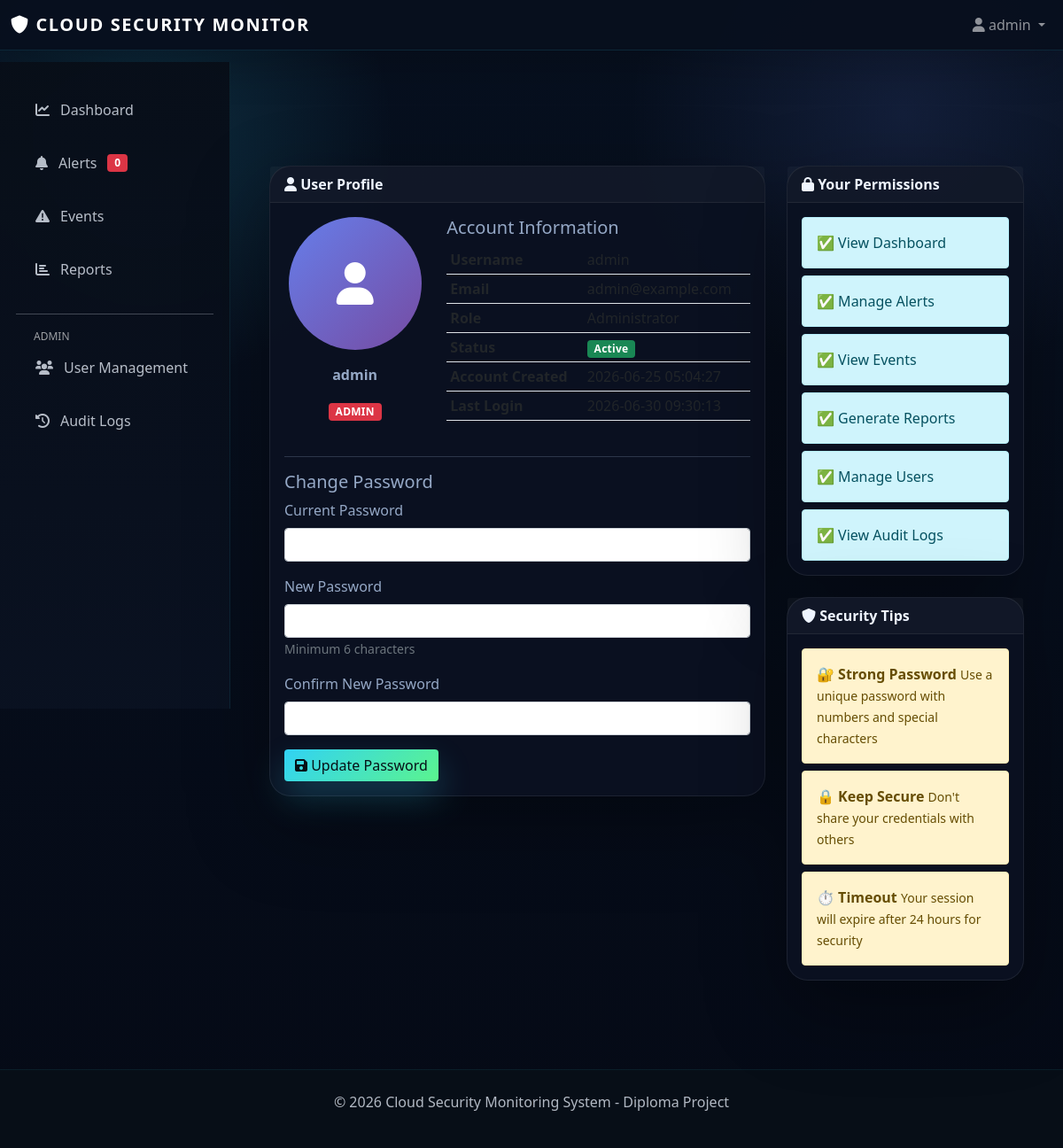
Page /auth/profile (signed in) on the committed database.
### models.py (models this page shows, shortened)
class User(UserMixin, db.Model):
    __tablename__ = 'users'
    id = db.Column(db.Integer, primary_key=True)
    username = db.Column(db.String(120), unique=True, nullable=False, index=True)
    email = db.Column(db.String(120), unique=True, nullable=False)
    password_hash = db.Column(db.String(255), nullable=False)
    role = db.Column(db.Enum(UserRole), default=UserRole.VIEWER, nullable=False)
    is_active = db.Column(db.Boolean, default=True)
    created_at = db.Column(db.DateTime, default=datetime.utcnow)
    last_login = db.Column(db.DateTime)
    failed_login_attempts = db.Column(db.Integer, default=0)
    login_logs = db.relationship('LoginLog', backref='user', lazy=True, cascade='all, delete-orphan')
    activity_logs = db.relationship('ActivityLog', backref='user', lazy=True, cascade='all, delete-orphan')

### auth.py (the view)
@auth_bp.route('/profile')
@login_required
def profile():
    return render_template('auth/profile.html', user=current_user)

### templates/auth/profile.html (shortened to what this page needs)
{% extends "base.html" %}
{% block content %}
<div class="container">
    <div class="row mt-4">
        <div class="col-md-8">
            <div class="card">
                <div class="card-header">
                    <i class="fas fa-user"></i> User Profile
                </div>
                <div class="card-body">
                    <div class="row mb-4">
                        <div class="col-md-4 text-center">
                            <div style="width: 150px; height: 150px; margin: 0 auto; background: linear-gradient(135deg, #667eea 0%, #764ba2 100%);
                                        border-radius: 50%; display: flex; align-items: center; justify-content: center; color: white; font-size: 48px;">
                                <i class="fas fa-user"></i>
                            </div>
                            <p class="mt-3"><strong>{{ current_user.username }}</strong></p>
                            <p>
                                {% if current_user.role.value == 'admin' %}
                                    <span class="badge bg-danger">ADMIN</span>
                                {% elif current_user.role.value == 'analyst' %}
                                    <span class="badge bg-warning">ANALYST</span>
                                {% else %}
                                    <span class="badge bg-secondary">VIEWER</span>
                                {% endif %}
                            </p>
                        </div>
                        <div class="col-md-8">
                            <h5>Account Information</h5>
                            <table class="table table-sm">
                                <tr>
                                    <th>Username</th>
                                    <td>{{ current_user.username }}</td>
                                </tr>
                                <tr>
                                    <th>Email</th>
                                    <td>{{ current_user.email }}</td>
                                </tr>
                                <tr>
                                    <th>Role</th>
                                    <td>
                                        {% if current_user.role.value == 'admin' %}
                                            Administrator
                                        {% elif current_user.role.value == 'analyst' %}
                                            Security Analyst
                                        {% else %}
                                            Viewer
                                        {% endif %}
                                    </td>
                                </tr>
                                <tr>
                                    <th>Status</th>
                                    <td>
                                        {% if current_user.is_active %}
                                            <span class="badge bg-success">Active</span>
                                        {% else %}
                                            <span class="badge bg-danger">Inactive</span>
                                        {% endif %}
                                    </td>
                                </tr>
                                <tr>
                                    <th>Account Created</th>
                                    <td>{{ current_user.created_at.strftime('%Y-%m-%d %H:%M:%S') }}</td>
                                </tr>
                                <tr>
                                    <th>Last Login</th>
                                    <td>
                                        {% if current_user.last_login %}
                                            {{ current_user.last_login.strftime('%Y-%m-%d %H:%M:%S') }}
                                        {% else %}
                                            Never
                                        {% endif %}
                                    </td>
                                </tr>
                            </table>
                        </div>
                    </div>
                    <hr>
                    <h5>Change Password</h5>
                    <form method="POST" action="/auth/change-password">
                        <div class="mb-3">
                            <label for="old_password" class="form-label">Current Password</label>
                            <input type="password" class="form-control" id="old_password" name="old_password" required>
                        </div>
                        <div class="mb-3">
                            <label for="new_password" class="form-label">New Password</label>
                            <input type="password" class="form-control" id="new_password" name="new_password" required>
                            <small class="text-muted">Minimum 6 characters</small>
                        </div>
                        <div class="mb-3">
                            <label for="confirm_password" class="form-label">Confirm New Password</label>
                            <input type="password" class="form-control" id="confirm_password" name="confirm_password" required>
                        </div>
                        <button type="submit" class="btn btn-primary">
                            <i class="fas fa-save"></i> Update Password
                        </button>
                    </form>
                </div>
            </div>
        </div>
        <div class="col-md-4">
            <div class="card mb-4">
                <div class="card-header">
                    <i class="fas fa-lock"></i> Your Permissions
                </div>
                <div class="card-body">
                    {% if current_user.role.value == 'admin' %}
                    <div class="alert alert-info mb-2">
                        ✅ View Dashboard
                    </div>
                    <div class="alert alert-info mb-2">
                        ✅ Manage Alerts
                    </div>
                    <div class="alert alert-info mb-2">
                        ✅ View Events
                    </div>
                    <div class="alert alert-info mb-2">
                        ✅ Generate Reports
                    </div>
                    <div class="alert alert-info mb-2">
                        ✅ Manage Users
                    </div>
                    <div class="alert alert-info mb-0">
                        ✅ View Audit Logs
                    </div>
                    {% else %}
                    <div class="alert alert-info mb-0">
                        ✅ View Dashboard (Read-only)
                    </div>
                    {% endif %}
                </div>
            </div>
            <div class="card">
                <div class="card-header">
                    <i class="fas fa-shield-alt"></i> Security Tips
                </div>
                <div class="card-body">
                    <div class="alert alert-warning mb-2">
                        <strong>🔐 Strong Password</strong>
                        <small>Use a unique password with numbers and special characters</small>
                    </div>
                    <div class="alert alert-warning mb-2">
                        <strong>🔒 Keep Secure</strong>
                        <small>Don't share your credentials with others</small>
                    </div>
                    <div class="alert alert-warning mb-0">
                        <strong>⏱️ Timeout</strong>
                        <small>Your session will expire after 24 hours for security</small>
                    </div>
                </div>
            </div>
        </div>
    </div>
</div>
{% endblock %}

### templates/base.html (shortened to what this page needs)
<!DOCTYPE html>
<html lang="en">
<head>
    <link href="https://cdn.jsdelivr.net/npm/bootstrap@5.1.3/dist/css/bootstrap.min.css" rel="stylesheet">
    <link rel="stylesheet" href="https://cdnjs.cloudflare.com/ajax/libs/font-awesome/6.0.0/css/all.min.css">
</head>
<body>
    <nav class="navbar navbar-expand-lg navbar-dark">
        <div class="container-fluid">
            <a class="navbar-brand" href="/">
                <i class="fas fa-shield-alt"></i> Cloud Security Monitor
            </a>
            <div class="collapse navbar-collapse" id="navbarNav">
                <ul class="navbar-nav ms-auto">
                    {% if current_user.is_authenticated %}
                    <li class="nav-item dropdown">
                        <a class="nav-link dropdown-toggle" href="#" id="userDropdown" role="button" data-bs-toggle="dropdown">
                            <i class="fas fa-user"></i> {{ current_user.username }}
                        </a>
                    </li>
                    {% else %}
                    <li class="nav-item">
                        <a class="nav-link" href="/auth/login">Login</a>
                    </li>
                    {% endif %}
                </ul>
            </div>
        </div>
    </nav>
    {% if current_user.is_authenticated %}
    <div class="sidebar">
        <div class="nav flex-column">
            <a href="/dashboard" class="nav-link {% if request.endpoint == 'dashboard' %}active{% endif %}">
                <i class="fas fa-chart-line"></i> Dashboard
            </a>
            {% if current_user.role.value in ['analyst', 'admin'] %}
            <a href="/alerts" class="nav-link {% if request.endpoint == 'alerts_list' %}active{% endif %}">
                <i class="fas fa-bell"></i> Alerts
                <span class="badge bg-danger float-end">
                    <span id="alert-count">0</span>
                </span>
            </a>
            <a href="/events" class="nav-link {% if request.endpoint == 'events_list' %}active{% endif %}">
                <i class="fas fa-exclamation-triangle"></i> Events
            </a>
            <a href="/reports" class="nav-link {% if request.endpoint == 'reports' %}active{% endif %}">
                <i class="fas fa-chart-bar"></i> Reports
            </a>
            {% endif %}
            {% if current_user.role.value == 'admin' %}
            <hr style="border-color: rgba(255,255,255,0.1)">
            <span style="padding-left: 20px; font-size: 12px; color: rgba(255,255,255,0.6);">ADMIN</span>
            <a href="/admin/users" class="nav-link {% if request.endpoint == 'manage_users' %}active{% endif %}">
                <i class="fas fa-users"></i> User Management
            </a>
            <a href="/admin/logs" class="nav-link {% if request.endpoint == 'audit_logs' %}active{% endif %}">
                <i class="fas fa-history"></i> Audit Logs
            </a>
            {% endif %}
        </div>
    </div>
    {% endif %}
    <div class="main-content">
        {% block content %}{% endblock %}
    </div>
    <footer class="app-footer">
        <p>&copy; 2026 Cloud Security Monitoring System - Diploma Project</p>
    </footer>
</body>
</html>

### templates/base.html (style rules this page uses)
:root { --bg: #07101f; --surface: rgba(9, 18, 34, 0.94); --surface-soft: rgba(14, 24, 45, 0.92); --surface-muted: rgba(19, 31, 55, 0.82); --text: #eef4ff; --muted: #95a8c6; --accent: #31d2f4; --accent-strong: #6c8cff; --success: #5bf48e; --warning: #e5d96f; --danger: #ff5f86; --border: rgba(255, 255, 255, 0.08); --shadow: 0 32px 90px rgba(0, 0, 0, 0.34); }
* { box-sizing: border-box; }
body { margin: 0; min-height: 100vh; font-family: 'Segoe UI', Tahoma, Geneva, Verdana, sans-serif; color: var(--text); background: radial-gradient(circle at 14% 12%, rgba(49, 210, 244, 0.15), transparent 18%), radial-gradient(circle at 85% 10%, rgba(108, 140, 255, 0.12), transparent 20%), linear-gradient(180deg, #07101f 0%, #050a16 100%); }
a { color: inherit; text-decoration: none; }
.navbar { background: rgba(8, 15, 30, 0.96); border-bottom: 1px solid rgba(49, 210, 244, 0.12); box-shadow: 0 18px 45px rgba(0, 0, 0, 0.18); }
.navbar-brand { font-weight: 700; letter-spacing: 0.08em; text-transform: uppercase; }
.navbar-nav .nav-link { color: rgba(238, 244, 255, 0.82); transition: color 0.24s ease, transform 0.24s ease; }
.sidebar { background: linear-gradient(180deg, rgba(8, 14, 24, 0.96), rgba(10, 18, 33, 0.96)); color: var(--text); min-height: calc(100vh - 70px); padding: 28px 18px; position: fixed; width: 260px; left: 0; top: 70px; border-right: 1px solid rgba(49, 210, 244, 0.1); backdrop-filter: blur(16px); }
.sidebar .nav-link { color: rgba(238, 244, 255, 0.76); padding: 14px 18px; border-left: 4px solid transparent; border-radius: 14px; margin-bottom: 8px; transition: all 0.25s ease; display: flex; align-items: center; gap: 12px; }
.main-content { margin-left: 260px; margin-top: 70px; padding: 36px 32px; }
.card { border: 1px solid var(--border); background: rgba(11, 18, 33, 0.94); box-shadow: var(--shadow); border-radius: 24px; margin-bottom: 24px; }
.card-header { background: rgba(255, 255, 255, 0.03); border-bottom: 1px solid rgba(255, 255, 255, 0.07); font-weight: 700; color: var(--text); }
.card-body { color: var(--muted); }
.btn-primary { background: linear-gradient(135deg, var(--accent), var(--success)); border: none; color: #061017; box-shadow: 0 18px 38px rgba(49, 210, 244, 0.24); }
.badge { font-weight: 700; letter-spacing: 0.02em; }
.app-footer { background: rgba(8, 14, 24, 0.94); border-top: 1px solid rgba(49, 210, 244, 0.08); color: rgba(238, 244, 255, 0.74); padding: 24px 32px; text-align: center; margin-top: 40px; }

### rows in the picture
User: username "admin", email "admin@example.com", created_at "2026-06-25 05:04:27", last_login "2026-06-30 09:30:13"
